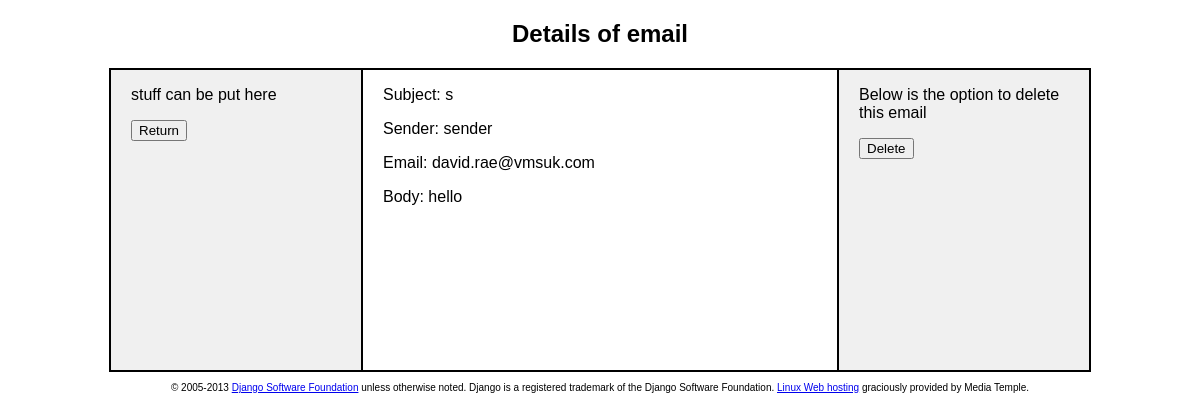
The page /foo/sent_emails/1/ on the database as committed earlier.
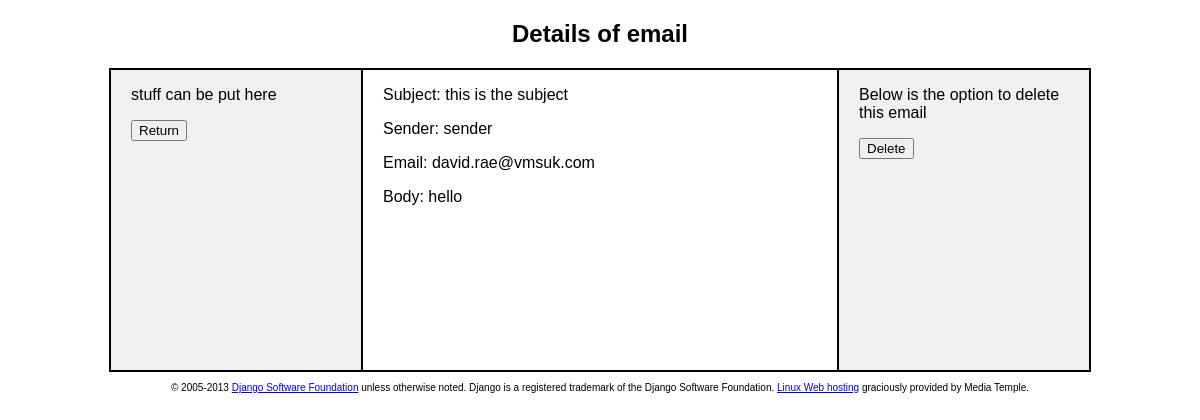
The same page on the database as committed later.
### foo/models.py (models this page shows, shortened)
class Emailer(models.Model):
    sender_name = models.CharField(max_length = 30, blank = True, null = True, default = "sender", help_text = "put your name here")
    sender_email = models.EmailField(default='david.rae@vmsuk.com')
    subject = models.CharField(max_length=255, help_text='title of the email')
    body = models.TextField(help_text='Content of the email')

### foo/views.py (the view)
# urls.py: url(r'^foo/sent_emails/(?P<pk>.*)/$',EmailDetails.as_view()),
class EmailDetails(DetailView):
    model = Emailer
    success_url = "foo/email_index.html"

### foo/templates/foo/emailer_detail.html (shortened to what this page needs)
<!DOCTYPE html>
<html>
<head>
{% load staticfiles %}
<link rel="stylesheet" href="{% static 'foo/css/main.css' %}"/>
</head>
<body>
<div id="container">
    <h2>Details of email </h2>
</div>
<div class="main">
  <div class="row">
    <div  class="column left">
        <p>stuff can be put here</p>
        <p><button type="button" onclick="location.href='/foo/sent_emails'">Return</button></p>
    </div>
    <div  class="column center">
        <p class="margin">
            <p>Subject: {{ object.subject }}</p>
            <p>Sender: {{ object.sender_name }}</p>
            <p>Email: {{ object.sender_email }}</p>
            <p>Body: {{ object.body }}</p>
        </p>
    </div>
    <div  class="column right">
        <form action="/foo/email_index/delete/{{ object.id }}/" method="post">{% csrf_token %}
            <p>Below is the option to delete this email </p>
            <input type="submit" value="Delete" />
        </form>
    </div>
    </div>
</div>
<footer>
      <p>&copy; 2005-2013 <a href="https://www.djangoproject.com/foundation/">Django Software Foundation</a> unless otherwise noted. Django is a registered trademark of the Django Software Foundation.
      <a href="http://mediatemple.net/">Linux Web hosting</a> graciously provided by Media Temple.
      </p>
</footer>
</body>
</html>

Rows that differ between the two databases and show on the page:
changed Emailer "sender": subject "s" → "this is the subject"
